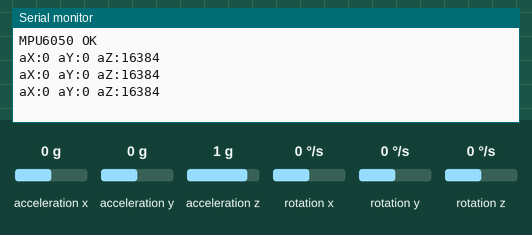
Bench run of a sketch on a simulated Arduino Uno, built with avr-gcc and run on an emulated ATmega328P. Parts: the last lines printed to the serial monitor. The test bench sets the inputs (shaded band); at power-on: acceleration x 0 g, acceleration y 0 g, acceleration z 1 g, rotation x 0 °/s, rotation y 0 °/s, rotation z 0 °/s.

Above: at 1.2 s.
1.3 s: acceleration x set to -1.4 g
At 1.9 s:
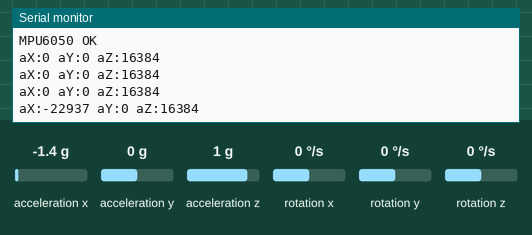
2.8 s: acceleration y set to -1.4 g
At 3.4 s:
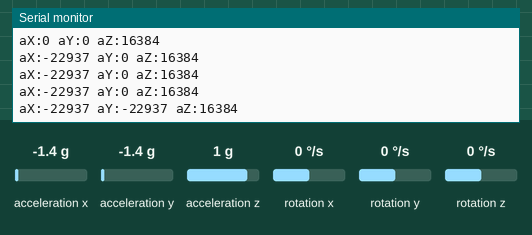
4.3 s: acceleration z set to -1.4 g
At 5.0 s:
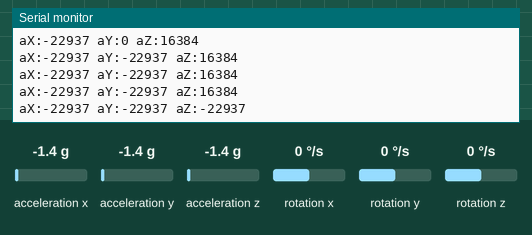

The sketch:

mpu_test.ino
```cpp
#include <Wire.h>
#include <MPU6050.h>

MPU6050 mpu;

void setup() {
  Serial.begin(9600);
  Wire.begin();
  mpu.initialize();
  Serial.println(mpu.testConnection() ? "MPU6050 OK" : "MPU6050 FAILED");
}

void loop() {
  int16_t ax, ay, az, gx, gy, gz;
  mpu.getMotion6(&ax, &ay, &az, &gx, &gy, &gz);
  Serial.print("aX:"); Serial.print(ax);
  Serial.print(" aY:"); Serial.print(ay);
  Serial.print(" aZ:"); Serial.println(az);
  delay(500);
}
```

Measured:
- after the input at 1.3 s, the serial monitor: prints a new line after 0.22 s (image 1)
- after the input at 2.8 s, the serial monitor: prints a new line after 0.23 s (image 2)
- after the input at 4.3 s, the serial monitor: prints a new line after 0.24 s (image 3)
